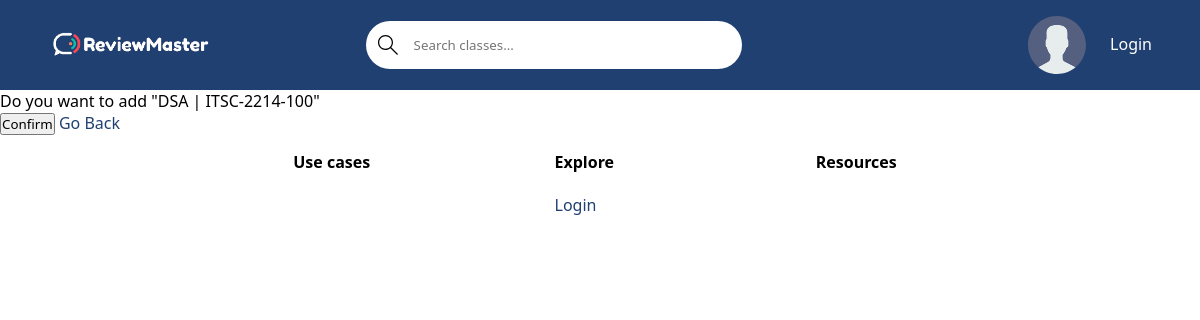
Page /add-course/ITSC-2214-0 on the earlier database version.
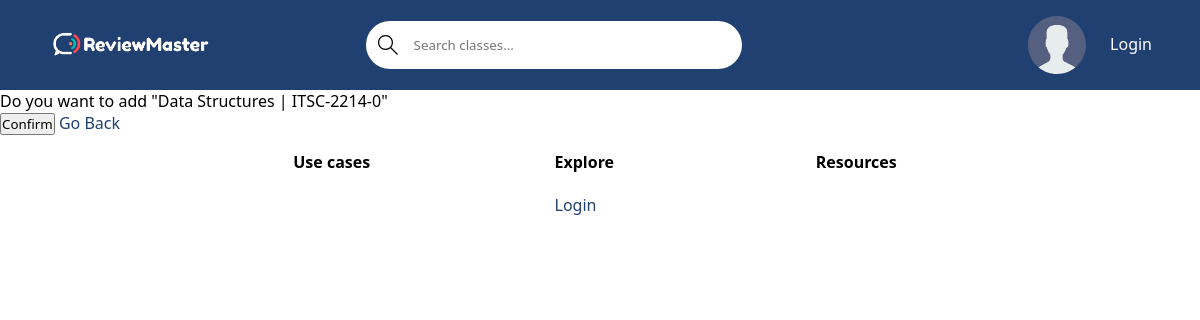
Same page on the later database version.
### base/models.py (models this page shows)
class Course(models.Model):
    name = models.CharField(max_length=200)  # Ex: Software Engineering
    department = models.ForeignKey(Department, null=True,  on_delete=models.SET_NULL)  # NOT SURE IF SET NULL IS GOOD HERE
    number = models.IntegerField(null=False)  # Ex: 3155
    students = models.ManyToManyField(User, related_name='students', blank=True)  # The students who are taking the course
    professor = models.ForeignKey(Professor, related_name='professor', on_delete=models.SET_NULL, null=True)  # The professor who teach the course
    section_number = models.IntegerField() # EX: 100
    credit_hours = models.IntegerField() # EX: 3
    class Meta:
        ordering = ['department', 'number', 'section_number']  # Order by department, number, and section number.
    def __str__(self):
        return f'{self.department}-{self.number}-{self.section_number}'  # Calling will return DEPT-####-###

class Department(models.Model):
    name = models.CharField(max_length=4)  # EX: ITSC, MATH, ITIS, etc
    def __str__(self):
        return self.name  # Calling Department will return name

### base/views.py (the view)
# urls.py: path('add-course/<str:pk>', views.add_course, name='add-course'),
def add_course(request, pk):
    return update_course(request, pk, 'add')

### base/views.py (called while the page is built, shortened)
def update_course(request, pk, action):
    split = pk.split('-')
    dept = split[0]
    course_number = split[1]
    course = Course.objects.filter(department__name=dept,
                                   number=course_number).get()  # filters courses to only get ones the user is in
    context = {
        'course': course,
        'remove': action == 'remove'
    }
    return render(request, 'base/addRemoveCourse.html', context)

### base/templates/base/addRemoveCourse.html (shortened to what this page needs)
{% extends 'main.html' %}
{% block content %}
    <form action="" method="post">
        {% if remove %}
            <p>Do you want to remove "{{ course.name }} | {{ course }}"</p>
        {% else %}
            <p>Do you want to add "{{ course.name }} | {{ course }}"</p>
        {% endif %}
        <button type="submit">Confirm</button>
        <a href="{% url 'courses' %}">Go Back</a>
    </form>
{% endblock content %}

Differences in the rows shown:
removed Course: name "DSA", department+number+section_number "ITSC-2214-100"
added Course: name "Data Structures", department+number+section_number "ITSC-2214-0"
